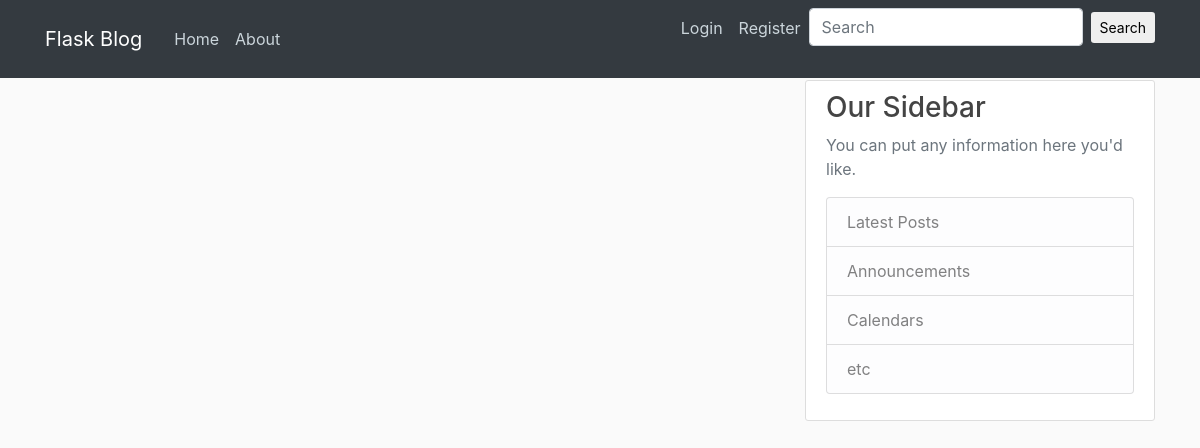
The app's page /home, older data.
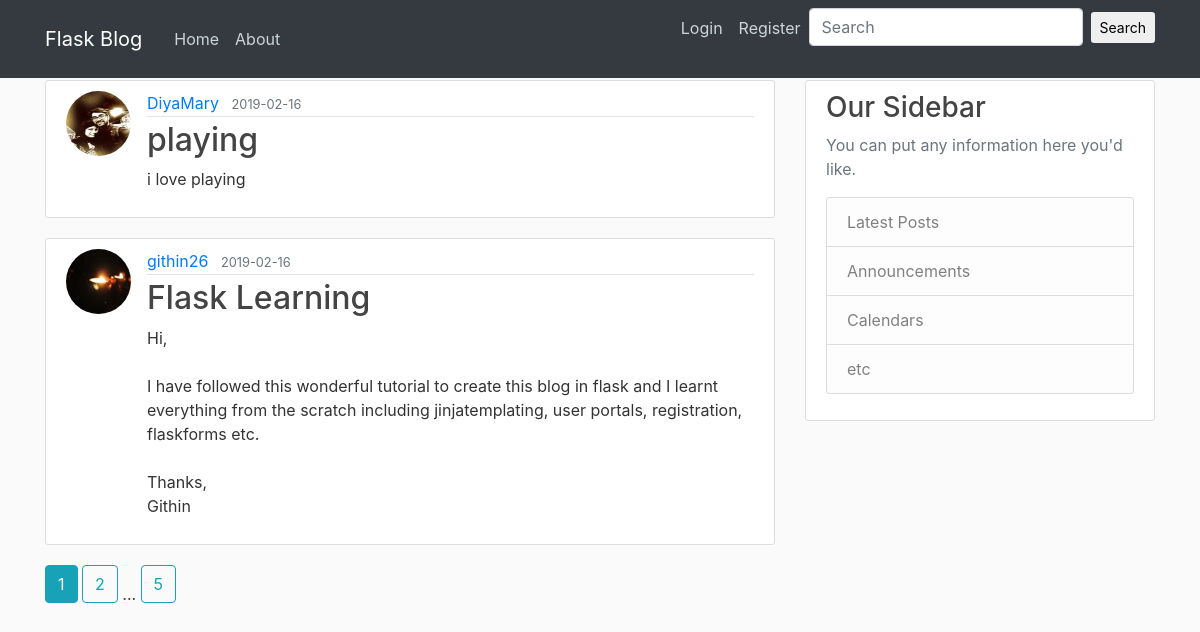
The same page, newer data.
### flaskblog/models.py (models this page shows, shortened)
class Post(db.Model):
    id = db.Column(db.Integer, primary_key=True)
    title = db.Column(db.String(100), nullable=False)
    date_posted = db.Column(db.DateTime, nullable=False, default=datetime.utcnow)
    content = db.Column(db.Text, nullable=False)
    user_id = db.Column(db.Integer, db.ForeignKey('user.id'), nullable=False)

class User(db.Model,UserMixin):
    id = db.Column(db.Integer, primary_key=True)
    username = db.Column(db.String(20), unique=True, nullable=False)
    email = db.Column(db.String(120), unique=True, nullable=False)
    image_file = db.Column(db.String(20), nullable=False, default='default.jpg')
    password = db.Column(db.String(60), nullable=False)
    posts = db.relationship('Post', backref='author', lazy=True)

### flaskblog/routes.py (the view)
@app.route('/')
@app.route('/home')
def home():
    page = request.args.get('page', 1, type=int)
    posts=Post.query.order_by(Post.date_posted.desc()).paginate(page=page, per_page=2)
    return  render_template('home.html',posts=posts)

### flaskblog/templates/home.html
{% extends "layout.html" %}
{% block content %}
    {% for post in posts.items %}
        <article class="media content-section">
            <img class="rounded-circle article-img" src="{{ url_for('static',filename='profile_pics/' + post.author.image_file)}}">
          <div class="media-body">
            <div class="article-metadata">
              <a class="mr-2" href="{{url_for('user_posts',username=post.author.username)}}">{{ post.author.username }}</a>
              <small class="text-muted">{{ post.date_posted.strftime('%Y-%m-%d')}}</small>
            </div>
            <h2><a class="article-title" href="{{ url_for('post',post_id=post.id)}}">{{ post.title }}</a></h2>
            <p class="article-content">{{ post.content }}</p>
          </div>
        </article>
    {% endfor %}
    {% for page_num in posts.iter_pages(left_current=1,right_current=2,left_edge=1,right_edge=1) %}
        {% if page_num %}
            {% if posts.page == page_num %}
                <a class="btn btn-info mb-4" href="{{url_for('home',page=page_num)}}">{{page_num}}</a>
            {% else %}
                <a class="btn btn-outline-info mb-4" href="{{url_for('home',page=page_num)}}">{{page_num}}</a>
            {% endif %}
        {% else %}
            ...
        {% endif %}
    {% endfor %}
{% endblock content %}

### flaskblog/templates/layout.html (shortened to what this page needs)
<!DOCTYPE html>
<html lang="en">
<head>
<link rel="stylesheet" href="https://maxcdn.bootstrapcdn.com/bootstrap/4.0.0/css/bootstrap.min.css">
<link rel="stylesheet" type="text/css" href="{{url_for('static',filename='main.css')}}">
</head>
<body>
    <header class="site-header">
      <nav class="navbar navbar-expand-md navbar-dark bg-dark fixed-top">
        <div class="container">
          <a class="navbar-brand mr-4" href="/">Flask Blog</a>
          <div class="collapse navbar-collapse" id="navbarToggle">
            <div class="navbar-nav mr-auto">
              <a class="nav-item nav-link" href="{{ url_for('home')}}">Home</a>
              <a class="nav-item nav-link" href="{{ url_for('about')}}">About</a>
            </div>
            <div class="navbar-nav">
                {% if current_user.is_authenticated %}
                    <a class="nav-item nav-link" href="{{ url_for('account')}}">Account</a>
                    <a class="nav-item nav-link" href="{{ url_for('logout')}}">Logout</a>
                    <a class="nav-item nav-link" href="{{ url_for('new_post')}}">New Post</a>
                    <a class="nav-item nav-link" href="{{url_for('user_posts',username=current_user.username)}}">{{current_user.username}}</a>
                    <form action="{{url_for('search')}}" method="POST" class="form-inline md-form mr-auto mb-4">
                    <input class="form-control mr-sm-2" type="text" placeholder="Search" aria-label="Search" name="search">
                        <button class="btn aqua-gradient btn-rounded btn-sm my-0" type="submit">Search</button>
                    </form>
                    {{current_user.username}}
                {% else %}
                  <a class="nav-item nav-link" href="{{ url_for('login')}}">Login</a>
                  <a class="nav-item nav-link" href="{{ url_for('register')}}">Register</a>
                  <form class="form-inline md-form mr-auto mb-4">
                    <input class="form-control mr-sm-2" type="text" placeholder="Search" aria-label="Search">
                  <button class="btn aqua-gradient btn-rounded btn-sm my-0" type="submit">Search</button>
                  </form>
                {% endif %}
            </div>
          </div>
        </div>
      </nav>
    </header>
<main role="main" class="container">
  <div class="row">
    <div class="col-md-8">
      {% block content %}{% endblock %}
    </div>
    <div class="col-md-4">
      <div class="content-section">
        <h3>Our Sidebar</h3>
        <p class='text-muted'>You can put any information here you'd like.
          <ul class="list-group">
            <li class="list-group-item list-group-item-light">Latest Posts</li>
            <li class="list-group-item list-group-item-light">Announcements</li>
            <li class="list-group-item list-group-item-light">Calendars</li>
            <li class="list-group-item list-group-item-light">etc</li>
          </ul>
        </p>
      </div>
    </div>
  </div>
</main>
</body>
</html>

### flaskblog/static/main.css (style rules this page uses)
body { background: #fafafa; color: #333333; margin-top: 5rem; }
h1, h2, h3, h4, h5, h6 { color: #444444; }
.site-header .navbar-nav .nav-link { color: #cbd5db; }
.content-section { background: #ffffff; padding: 10px 20px; border: 1px solid #dddddd; border-radius: 3px; margin-bottom: 20px; }
.article-title { color: #444444; }
.article-content { white-space: pre-line; }
.article-img { height: 65px; width: 65px; margin-right: 16px; }
.article-metadata { padding-bottom: 1px; margin-bottom: 4px; border-bottom: 1px solid #e3e3e3 }

Row changes from the older to the newer data that the page shows:
added Post: image_file (picture), author.username "DiyaMary", date_posted "2019-02-16", title "playing", content "i love playing"
added Post: image_file (picture), author.username "githin26", date_posted "2019-02-16", title "Flask Learning", content "Hi, I have followed this wonderful tutorial to create this blog in flask and I learnt everything from the scratch including jinjatemplating, user portals, registration, flaskforms etc. Thanks, Githin"
Text that changed along with them:
new list line: "1"
new list line: "2"
new list line: "5"
